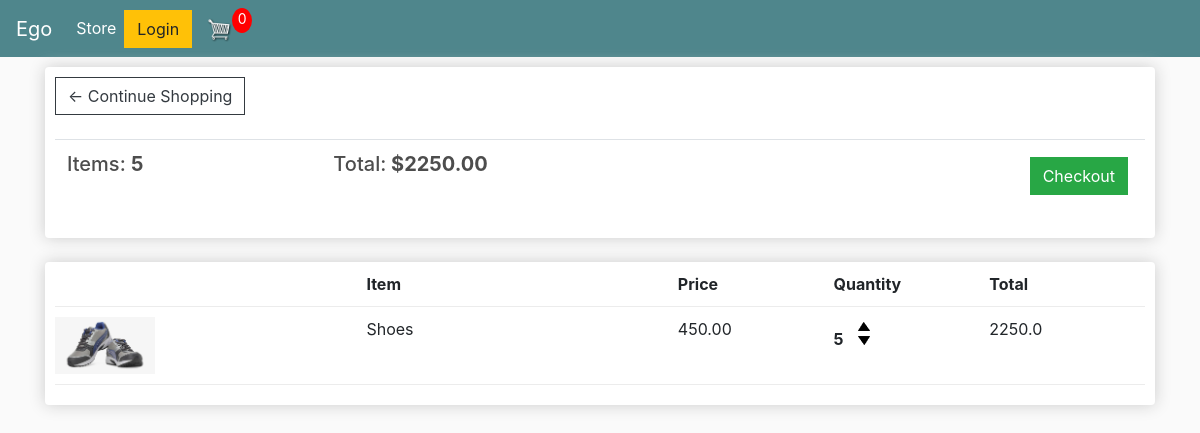
The app's page /cart/ (signed in) with its own data.
### egoapp/models.py (models this page shows, shortened)
class Order(models.Model):
    customer = models.ForeignKey(Customer, on_delete=models.SET_NULL, null=True, blank=True)
    date_ordered = models.DateTimeField(auto_now_add=True)
    complete = models.BooleanField(default=False)
    transaction_id = models.CharField(max_length=500, null=True)
    @property
    def get_cart_total(self):
        orderitems = self.orderitem_set.all()
        total = sum([item.get_total for item in orderitems])
        return total
    @property
    def get_cart_items(self):
        orderitems = self.orderitem_set.all()
        total = sum([item.quantity for item in orderitems])
        return total

class OrderItem(models.Model):
    product = models.ForeignKey(Product, on_delete=models.SET_NULL, null=True)
    order = models.ForeignKey(Order, on_delete=models.SET_NULL, null=True)
    quantity = models.IntegerField(default=0, null=True, blank=True)
    date_added = models.DateTimeField(auto_now_add=True)
    @property
    def get_total(self):
        total = self.product.price * self.quantity
        return total

class Product(models.Model):
    name = models.CharField(max_length=450)
    price = models.FloatField()
    digital = models.BooleanField(default=False, null=True, blank=True)
    image = models.ImageField(null=True, blank=True)
    @property
    def imageURL(self):
        try:
            url = self.image.url
        except:
            url = ''
        return url

### egoapp/views.py (the view)
# urls.py: path("cart", views.cart, name="cart"),
def cart(request):
    if request.user.is_authenticated:
        customer = request.user.customer
        order, created = Order.objects.get_or_create(customer=customer, complete=False)
        items = order.orderitem_set.all()
    else:
        items = []
        order = {'get_cart_total': 0, 'get_cart_items':0}
    context = {'items': items,'order':order}
    return render(request, "store/cart.html", context)

### egoapp/templates/store/cart.html
{%extends 'store/main.html'%}
{% load static %}
{%block content%}
<div class="row">
    <div class="col-lg-12">
        <div class="box-element">
            <a class="btn btn-outline-dark" href="{% url 'store' %}">&#x2190; Continue Shopping</a>
            <br>
            <br>
            <table class="table">
                <tr>
                    <th><h5>Items: <strong>{{order.get_cart_items}}</strong></h5></th>
                    <th><h5>Total:<strong> ${{order.get_cart_total|floatformat:2}}</strong></h5></th>
                    <th>
                        <a style="float:right; margin:5px;" class="btn btn-success"
                           href="{% url 'checkout' %}">Checkout</a>
                    </th>
                </tr>
            </table>
        </div>
        <br>
        <div class="box-element">
            <div class="cart-row">
                <div style="flex:2"></div>
                <div style="flex:2"><strong>Item</strong></div>
                <div style="flex:1"><strong>Price</strong></div>
                <div style="flex:1"><strong>Quantity</strong></div>
                <div style="flex:1"><strong>Total</strong></div>
            </div>
            {% for item in items %}
            <div class="cart-row">
                <div style="flex:2"><img class="row-image" src="{{item.product.imageURL}}"></div>
                <div style="flex:2"><p>{{item.product.name}}</p></div>
                <div style="flex:1"><p>{{item.product.price|floatformat:2}}</p></div>
                <div style="flex:1">
                    <p class="quantity">{{item.quantity}}</p>
                    <div class="quantity">
                        <img class="chg-quantity" src="{% static  'images/arrow-up.png' %}">
                        <img class="chg-quantity" src="{% static  'images/arrow-down.png' %}">
                    </div>
                </div>
                <div style="flex:1"><p>{{item.get_total}}</p></div>
            </div>
            {% endfor %}
        </div>
    </div>
</div>
{%endblock content%}

### static/css/main.css (style rules this page uses)
body { background-color: hsl(0, 0%, 98%); }
h1,h2,h3,h4,h5,h6 { color:hsl(0, 0%, 30%); }
.box-element { box-shadow:hsl(0, 0%, 80%) 0 0 16px; background-color: #fff; border-radius: 4px; padding: 10px; }
.col-lg-4, .col-lg-6, .col-lg-8, .col-lg-12 { margin-top: 10px; }
.btn { border-radius: 0; }
.row-image { width: 100px; }
.cart-row { display: flex; align-items: flex-stretch; padding-bottom: 10px; margin-bottom: 10px; border-bottom: 1px solid #ececec; }
.quantity { display: inline-block; font-weight: 700; padding-right:10px; }
.chg-quantity { width: 12px; cursor: pointer; display: block; margin-top: 5px; transition:.1s; }

### records on screen
Order: get_cart_items "5", get_cart_total "2250.00"
OrderItem: product.imageURL (picture), product.name "Shoes", product.price "450.00", quantity "5", get_total "2250.0"
